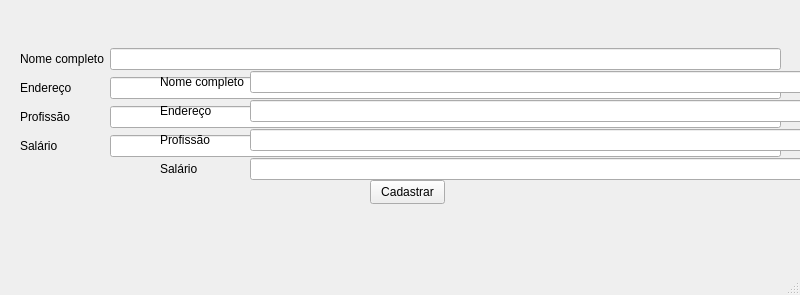
<?xml version="1.0" encoding="UTF-8"?>
<ui version="4.0">
 <class>NewAccount</class>
 <widget class="QMainWindow" name="NewAccount">
  <property name="geometry">
   <rect>
    <x>0</x>
    <y>0</y>
    <width>800</width>
    <height>295</height>
   </rect>
  </property>
  <property name="windowTitle">
   <string>Novo cadastro</string>
  </property>
  <widget class="QWidget" name="centralwidget">
   <widget class="QPushButton" name="cadastrarButton">
    <property name="geometry">
     <rect>
      <x>370</x>
      <y>180</y>
      <width>75</width>
      <height>24</height>
     </rect>
    </property>
    <property name="text">
     <string>Cadastrar</string>
    </property>
   </widget>
   <widget class="QWidget" name="layoutWidget">
    <property name="geometry">
     <rect>
      <x>20</x>
      <y>47</y>
      <width>761</width>
      <height>111</height>
     </rect>
    </property>
    <layout class="QGridLayout" name="gridLayout">
     <item row="0" column="0">
      <widget class="QLabel" name="nomeLabel">
       <property name="text">
        <string>Nome completo</string>
       </property>
      </widget>
     </item>
     <item row="0" column="1">
      <widget class="QLineEdit" name="lineEdit"/>
     </item>
     <item row="1" column="0">
      <widget class="QLabel" name="enderecoLabel">
       <property name="text">
        <string>Endereço</string>
       </property>
      </widget>
     </item>
     <item row="1" column="1">
      <widget class="QLineEdit" name="lineEdit_2"/>
     </item>
     <item row="2" column="0">
      <widget class="QLabel" name="profissaoLabel">
       <property name="text">
        <string>Profissão</string>
       </property>
      </widget>
     </item>
     <item row="2" column="1">
      <widget class="QLineEdit" name="lineEdit_3"/>
     </item>
     <item row="3" column="0">
      <widget class="QLabel" name="label">
       <property name="text">
        <string>Salário</string>
       </property>
      </widget>
     </item>
     <item row="3" column="1">
      <widget class="QLineEdit" name="lineEdit_4"/>
     </item>
    </layout>
   </widget>
   <widget class="QWidget" name="layoutWidget_2">
    <property name="geometry">
     <rect>
      <x>160</x>
      <y>70</y>
      <width>761</width>
      <height>111</height>
     </rect>
    </property>
    <layout class="QGridLayout" name="gridLayout_2">
     <item row="0" column="0">
      <widget class="QLabel" name="nomeLabel_2">
       <property name="text">
        <string>Nome completo</string>
       </property>
      </widget>
     </item>
     <item row="0" column="1">
      <widget class="QLineEdit" name="lineEdit_5"/>
     </item>
     <item row="1" column="0">
      <widget class="QLabel" name="enderecoLabel_2">
       <property name="text">
        <string>Endereço</string>
       </property>
      </widget>
     </item>
     <item row="1" column="1">
      <widget class="QLineEdit" name="lineEdit_6"/>
     </item>
     <item row="2" column="0">
      <widget class="QLabel" name="profissaoLabel_2">
       <property name="text">
        <string>Profissão</string>
       </property>
      </widget>
     </item>
     <item row="2" column="1">
      <widget class="QLineEdit" name="lineEdit_7"/>
     </item>
     <item row="3" column="0">
      <widget class="QLabel" name="label_2">
       <property name="text">
        <string>Salário</string>
       </property>
      </widget>
     </item>
     <item row="3" column="1">
      <widget class="QLineEdit" name="lineEdit_8"/>
     </item>
    </layout>
   </widget>
  </widget>
  <widget class="QMenuBar" name="menubar">
   <property name="geometry">
    <rect>
     <x>0</x>
     <y>0</y>
     <width>800</width>
     <height>22</height>
    </rect>
   </property>
  </widget>
  <widget class="QStatusBar" name="statusbar"/>
 </widget>
 <resources/>
 <connections/>
</ui>
